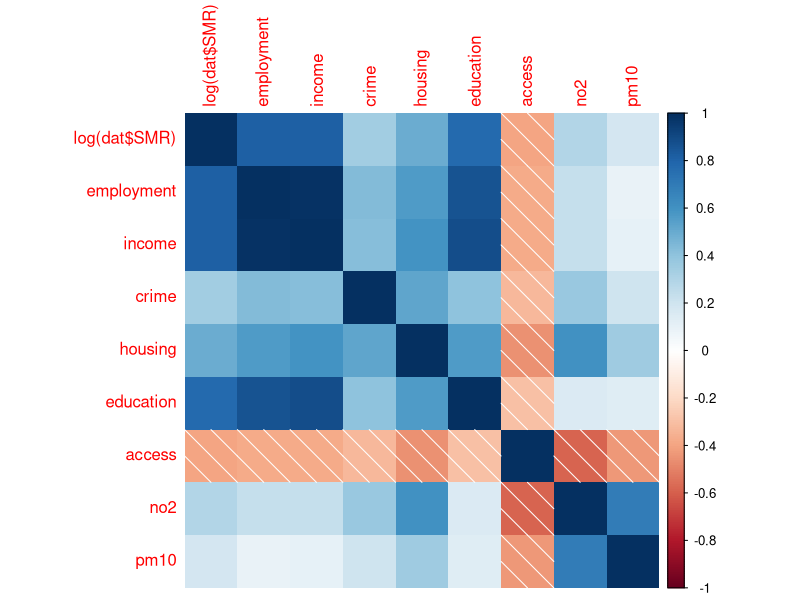
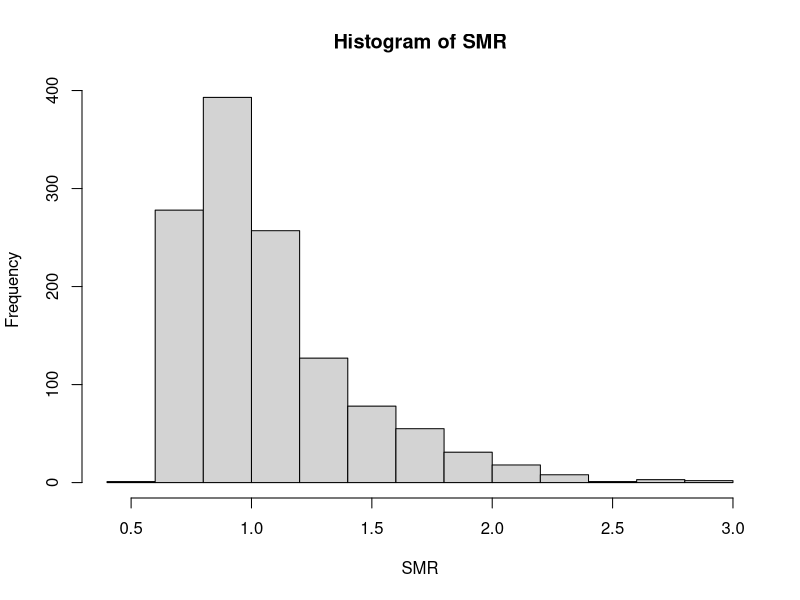
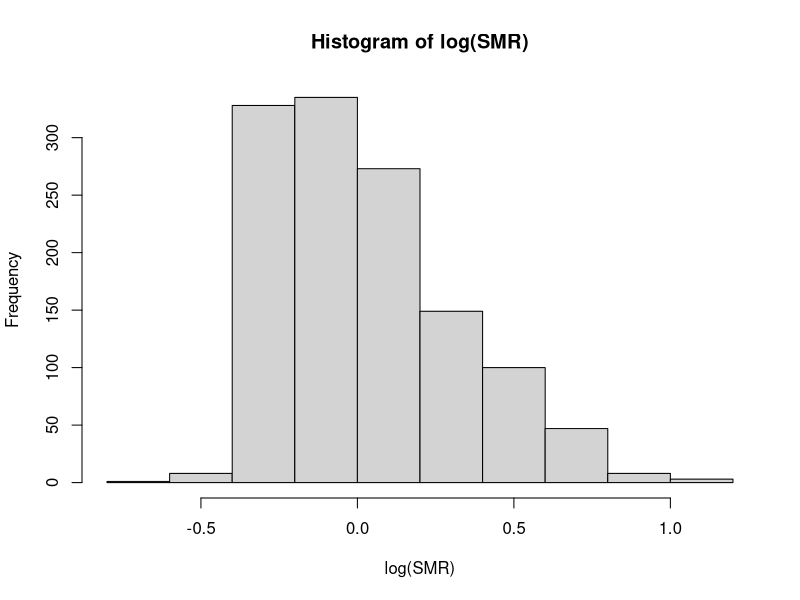

The R script that drew these images, in order:
### ### ### ### ### ### ### ###
##### Epidemiology study #####
### ### ### ### ### ### ### ###

# Aim: estimate effect of exposure to air pollution on health
# What is the effect of air pollution on the risk of respiratory hospitalisation in Scotland?
# Data: data on air pollution, health, and confounders in 2015-2016 for each intermediate
# zone in Scotland

### Set up ###
dat <- read.csv("Air pollution and health.csv")
head(dat)
dim(dat)


##### SMR #####
# calculate SMR and add as a column to the dataframe
dat$SMR <- dat$YhospResp / dat$EhospResp




##### Correlation matrix#####
# Produce correlation matrix of all variables that can be included in the model
# Using log(SMR) bc Poisson regression with log link it being used
M <- cor(cbind(log(dat$SMR), dat[, 5 :12]))


# Plot it
install.packages("corrplot")
library(corrplot)
corrplot(M, method = 'shade', type = "full" 
         #,col = colorRampPalette(c("darkblue", "blue", "white", "pink", "red"))(10)
         )




##### Fit model #####
mod1 <- glm(YhospResp ~ offset(log(EhospResp)) + income + crime + access + no2, family = "poisson", data = dat)
summary(mod1)



#Compute the relative change in risk for:
#a one unit increase in no2;
#one standard deviation increase in no2.
#Why might we prefer using the standard deviation?





# Producse histograms of the SMR and log(SMR)
hist(mod1$fitted.values / dat$EhospResp, main = "Histogram of SMR", xlab = "SMR")
hist(log(mod1$fitted.values / dat$EhospResp), main = "Histogram of log(SMR)", xlab = "log(SMR)")



# Predicting risk
linPred <- mod1$coeff[1] + 8*mod1$coeff[2] + 350*mod1$coeff[3] + 10*mod1$coeff[4] + 5*mod1$coeff[5]
unname(linPred)

# Risk is just the exponential of the linear predictor
risk <- exp(linPred)
unname(risk)

SE <- summary(mod1)$coefficients[1,2] +
  8 * summary(mod1)$coefficients[2,2] +
  350 * summary(mod1)$coefficients[3,2] +
  10 * summary(mod1)$coefficients[4,2] + 
  5 * summary(mod1)$coefficients[5,2]

unname(SE)
lower <- exp(linPred - 1.96 * SE)
upper <- exp(linPred + 1.96 * SE)
c(unname(lower), unname(upper))

# If a person had income score 8, crime score 350, etc we would expect them to have risk of being admitted to
# hospital for a respiratory disease in the CI



summary(dat$no2)

riskUpperQuart <- exp(mod1$coeff[1] + 8 * mod1$coeff[2] + 350 * mod1$coeff[3] + 10 * mod1$coeff[4] + 
                        14.044 * mod1$coeff[5])

unname(riskUpperQuart)

riskMax <- exp(mod1$coeff[1] + 8 * mod1$coeff[2] + 350 * mod1$coeff[3] + 10 * mod1$coeff[4] + 
                 38.291 * mod1$coeff[5])

unname(riskMax)

summary(dat)

